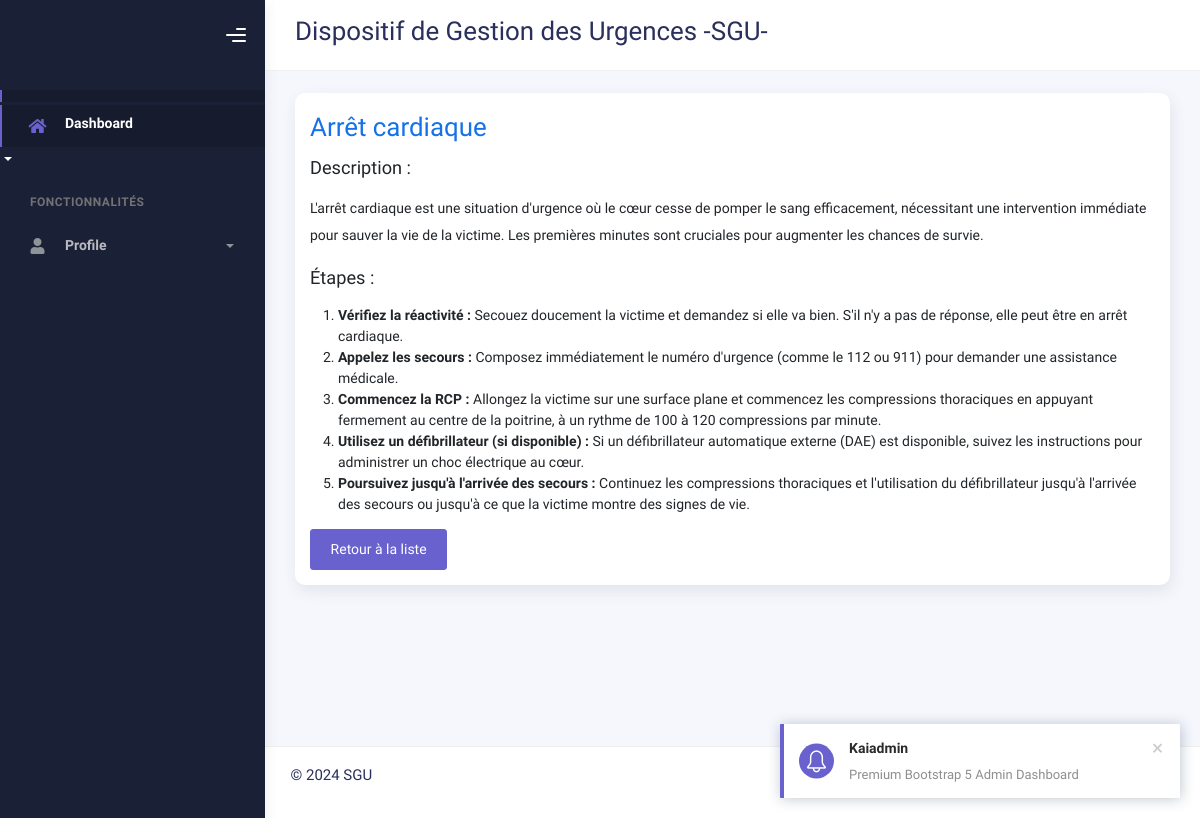
Screenshot of /route/1/ with the database file from the repository.
### dashborad/models.py (models this page shows, shortened)
class Route(models.Model):
    title = models.CharField(
        max_length=255,
        verbose_name=_("Titre"),
        help_text=_("Titre de la route de premiers secours.")
    )
    description = RichTextField(
        verbose_name=_("Description"),
        help_text=_("Description détaillée de la route de premiers secours.")
    )
    steps = RichTextField(
        verbose_name=_("Étapes"),
        help_text=_("Étapes à suivre pour fournir les premiers secours.")
    )

### dashborad/views.py (the view)
# urls.py: path('route/<int:pk>/', RouteDetailView.as_view(), name='route_detail'),
class RouteDetailView(DetailView):
    model = Route
    template_name = 'route/route_detail.html'
    context_object_name = 'route'
    def get_context_data(self, **kwargs):
        context = super().get_context_data(**kwargs)
        user = self.request.user
        context['is_medecin'] = hasattr(user, 'medecin')
        return context

### templates/route/route_detail.html (shortened to what this page needs)
{% extends "user/base.html" %}
{% load static %}
{% load crispy_forms_tags %}
{% block navbar-header %}
<h2 class="header">Dispositif de Gestion des Urgences -SGU-</h2>
{% endblock navbar-header %}
{% block content %}
<div class="row">
  <div class="col-sm-12 col-md-12">
    <div class="card card-stats card-round">
      <div class="card-body">
        <div class="row align-items-center">
          <div class="col-12">
            <h2 class="text-primary">{{ route.title }}</h2>
            <div class="mb-3">
              <p class="h5 font-weight-bold">Description :</p>
              <p>{{ route.description|safe }}</p>
            </div>
            <div class="mb-3">
              <p class="h5 font-weight-bold">Étapes :</p>
              <p>{{ route.steps|safe }}</p>
            </div>
            <div class="d-flex justify-content-between">
              <a href="{% url 'route_list' %}" class="btn btn-secondary">Retour à la liste</a>
            </div>
          </div>
        </div>
      </div>
    </div>
  </div>
</div>
{% endblock content %}

### rows the page displays
Route: title "Arrêt cardiaque", description "L'arrêt cardiaque est une situation d'urgence où le cœur cesse de pomper le sang efficacement, nécessitant une intervention immédiate pour sauver la vie de la victime. Les premières minutes sont cruciales pour augmenter les chances de survie.", steps "Vérifiez la réactivité : Secouez doucement la victime et demandez si elle va bien. S'il n'y a pas de réponse, elle peut être en arrêt cardiaque. Appelez les secours : Composez immédiatement le numéro d'urgence (comme le 112 ou 911) pour demander une assistance médicale. Commencez la RCP : Allongez la victime sur une surface plane et commencez les compressions thoraciques en appuyant fermement au centre de la poitrine, à un rythme de 100 à 120 compressions par minute. Utilisez un défibrillateur (si disponible) : Si un défibrillateur automatique externe (DAE) est disponible, suivez les instructions pour administrer un choc électrique au cœur. Poursuivez jusqu'à l'arrivée des secours :…"
